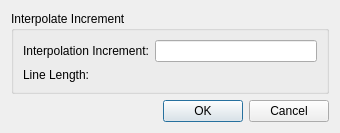
<?xml version="1.0" encoding="UTF-8"?>
<ui version="4.0">
 <class>GeoDataPointmapInterpolatePoints</class>
 <widget class="QDialog" name="GeoDataPointmapInterpolatePoints">
  <property name="geometry">
   <rect>
    <x>0</x>
    <y>0</y>
    <width>340</width>
    <height>123</height>
   </rect>
  </property>
  <property name="windowTitle">
   <string>Interpolation Setting</string>
  </property>
  <layout class="QVBoxLayout" name="verticalLayout">
   <item>
    <widget class="QGroupBox" name="groupBox">
     <property name="title">
      <string>Interpolate Increment</string>
     </property>
     <layout class="QGridLayout" name="gridLayout">
      <item row="0" column="0">
       <widget class="QLabel" name="incrementLabel">
        <property name="text">
         <string>Interpolation Increment:</string>
        </property>
       </widget>
      </item>
      <item row="0" column="1">
       <widget class="RealNumberEditWidget" name="incrementEditWidget"/>
      </item>
      <item row="1" column="0">
       <widget class="QLabel" name="lineLengthLabel">
        <property name="text">
         <string>Line Length:</string>
        </property>
       </widget>
      </item>
      <item row="1" column="1">
       <widget class="QLabel" name="lineLengthValueLabel">
        <property name="text">
         <string/>
        </property>
       </widget>
      </item>
     </layout>
    </widget>
   </item>
   <item>
    <spacer name="verticalSpacer">
     <property name="orientation">
      <enum>Qt::Vertical</enum>
     </property>
     <property name="sizeHint" stdset="0">
      <size>
       <width>20</width>
       <height>0</height>
      </size>
     </property>
    </spacer>
   </item>
   <item>
    <widget class="QDialogButtonBox" name="buttonBox">
     <property name="orientation">
      <enum>Qt::Horizontal</enum>
     </property>
     <property name="standardButtons">
      <set>QDialogButtonBox::Cancel|QDialogButtonBox::Ok</set>
     </property>
    </widget>
   </item>
  </layout>
 </widget>
 <customwidgets>
  <customwidget>
   <class>RealNumberEditWidget</class>
   <extends>QLineEdit</extends>
   <header>guibase/widget/realnumbereditwidget.h</header>
  </customwidget>
 </customwidgets>
 <resources/>
 <connections>
  <connection>
   <sender>buttonBox</sender>
   <signal>accepted()</signal>
   <receiver>GeoDataPointmapInterpolatePoints</receiver>
   <slot>accept()</slot>
   <hints>
    <hint type="sourcelabel">
     <x>248</x>
     <y>254</y>
    </hint>
    <hint type="destinationlabel">
     <x>157</x>
     <y>274</y>
    </hint>
   </hints>
  </connection>
  <connection>
   <sender>buttonBox</sender>
   <signal>rejected()</signal>
   <receiver>GeoDataPointmapInterpolatePoints</receiver>
   <slot>reject()</slot>
   <hints>
    <hint type="sourcelabel">
     <x>316</x>
     <y>260</y>
    </hint>
    <hint type="destinationlabel">
     <x>286</x>
     <y>274</y>
    </hint>
   </hints>
  </connection>
 </connections>
</ui>
